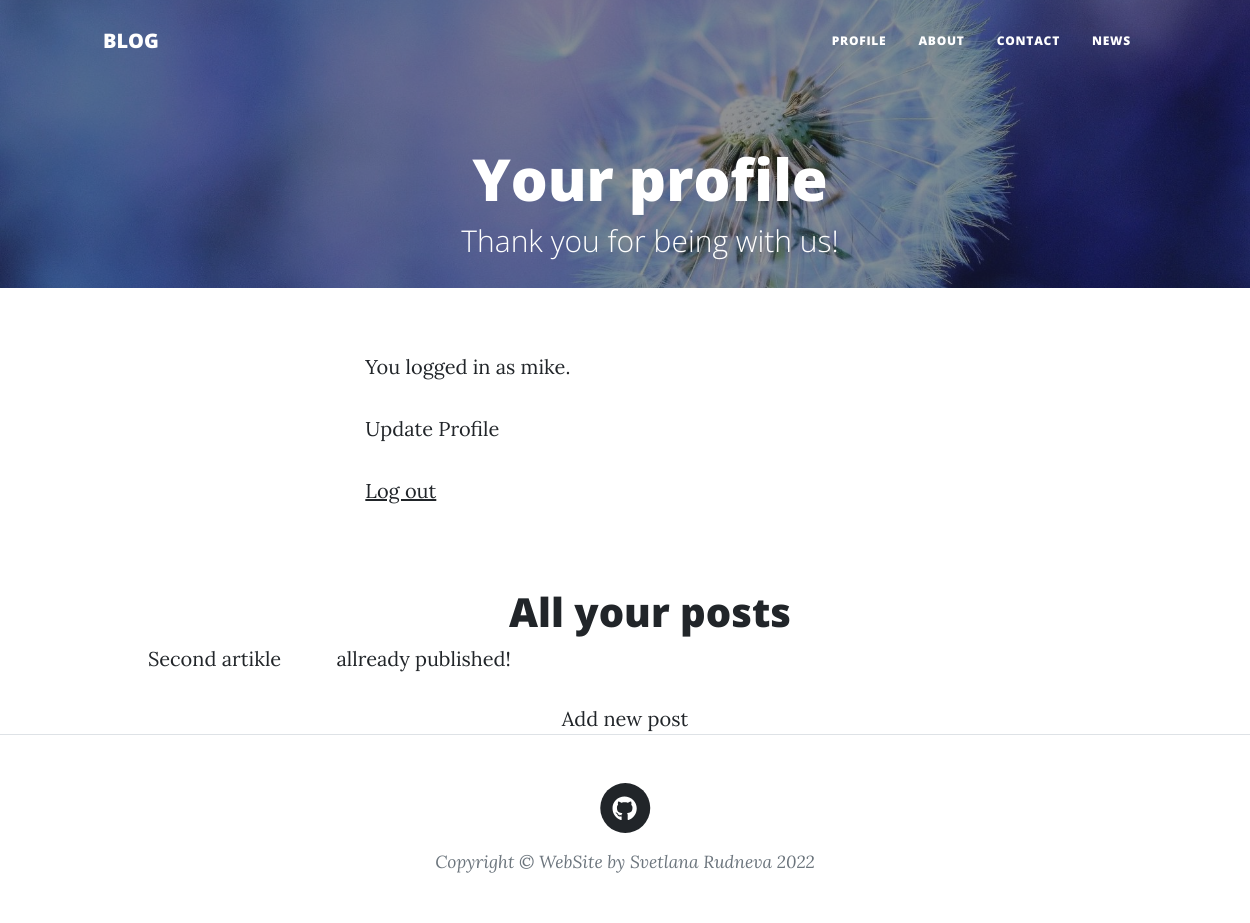
Page /profile/ (signed in) on the earlier database version.
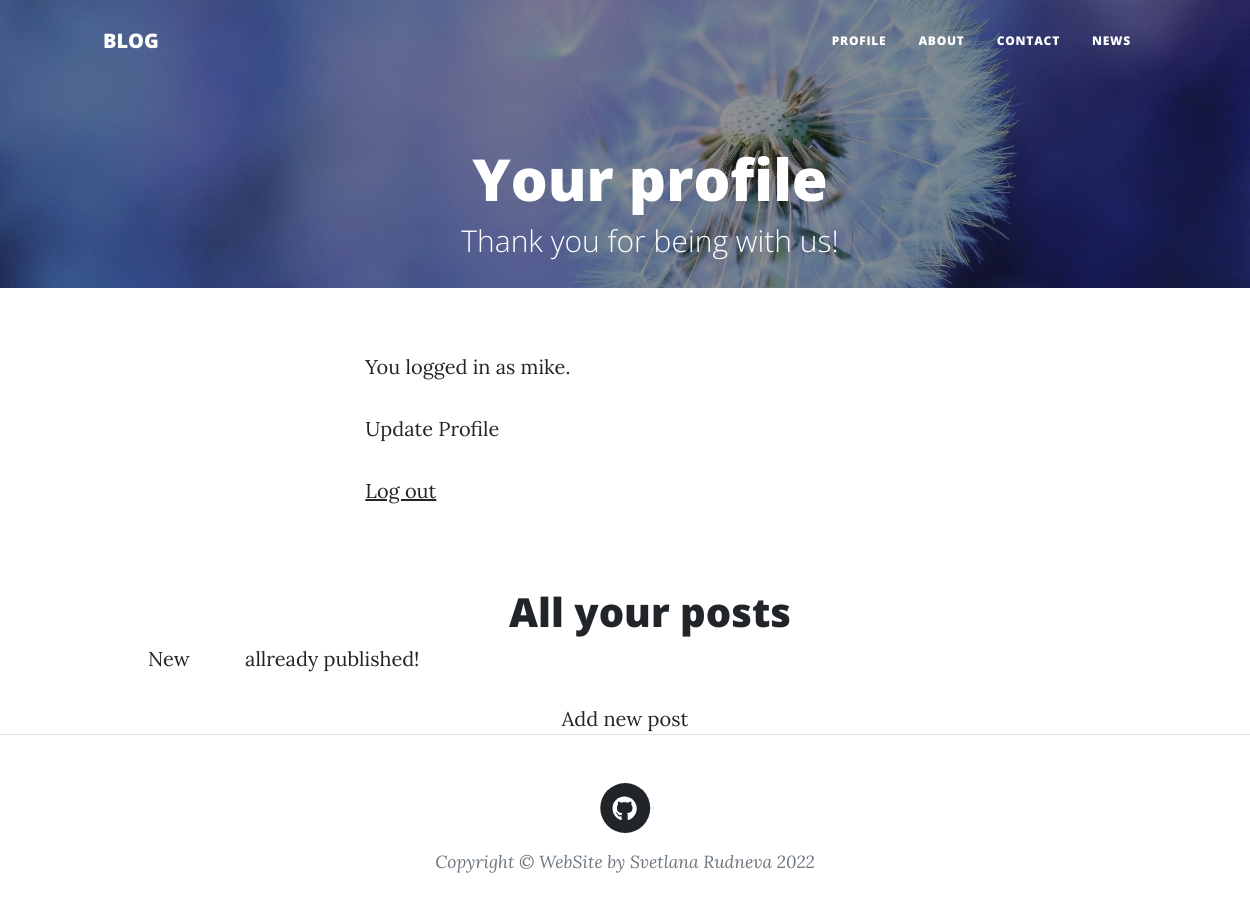
Same page on the later database version.
### home/models.py (models this page shows, shortened)
class blogModel(models.Model):
    class Meta:
        verbose_name_plural = "Posts"
    author = models.ForeignKey(settings.AUTH_USER_MODEL, on_delete=models.PROTECT)
    title = models.CharField(max_length=200)
    content = FroalaField(options={'toolbarInline': True,})
    summary = models.TextField(max_length=500, blank=True, null=True)
    tags = models.ManyToManyField(Tag, related_name="posts")
    comments = GenericRelation(Comment)
    slug = models.SlugField(max_length=50, null=True, blank=True)
    image = models.ImageField(upload_to="blog", blank=True, null=True)
    created_at = models.DateTimeField(auto_now_add=True)
    upload_date = models.DateTimeField(auto_now_add=True)
    modified_at = models.DateTimeField(auto_now=True)
    published_at = models.DateTimeField(blank=True, null=True, db_index=True)
    all_tags = TaggableManager()

### home/views.py (the view)
# urls.py: path('profile/', author_profile, name="profile"),
def author_profile(request):
    posts = (
        blogModel.objects.filter(author=request.user)
        .defer('created_at', 'modified_at')
    )
    return render(request, "author.html", {"posts":posts})

### home/templates/author.html (shortened to what this page needs)
{% extends 'base.html' %}
{% load blog_extras widget_tweaks %}
{% load static %}
{% block content %}
    <header class="masthead" style='height:14em; background-image: url("{% static 'img/profile.jpg' %}");'>
        <div class="container position-relative px-4 px-lg-5">
            <div class="row gx-4 gx-lg-5 justify-content-center">
                <div class="col-md-10 col-lg-8 col-xl-7">
                    <div class="page-heading">
                        <h1 style="text-align:center; font-size:58px; margin-left: 50px;">Your profile</h1>
                        <span class="subheading" style="text-align:center; font-size:30px; margin-left: 50px;">Thank you for being with us!</span>
                    </div>
                </div>
            </div>
        </div>
    </header>
    <div class="container px-4 px-lg-5">
        <div class="row gx-4 gx-lg-5 justify-content-center" style="margin-left:20px;">
            <div class="col-md-10 col-lg-8 col-xl-7">
            <p>You logged in as {{ request.user.username }}.</p>
            <a href={% url 'profile_information' %}>Update Profile</a>
            <p><a href="{% url 'logout' %}">Log out</a></p>
            </div>
        </div>
    </div>
    <div class="text-center" style="margin-top: 50px; margin-left:50px;">
    <h1>All your posts</h1>
    </div>
    <div class="container px-4 px-lg-5" style="margin-left: 100px;">
        {% for post in posts %}
            {{ post.title }}
            {% if post.published_at %}
                <a href="{% url 'posts' post.slug %}" style="margin-left:50px; width: 200px;">allready published!</a>
            {% else %}
                <a href="#" style="margin-left:50px">have not published yet!</a>
            {% endif %}
            <br>
            <br>
        {% endfor %}
    </div>
    <div class="text-center">
        <a href="{% url 'add_new_post' %}" style="border-radius:10px; padding:12px 30px; margin-bottom:80px;">
            Add new post
        </a>
    </div>
{% endblock %}

### home/templates/base.html (shortened to what this page needs)
{% load static %}
<!DOCTYPE html>
<html lang="en">
    <head>
        <link href="{% static 'css/styles.css' %}" rel="stylesheet" />
    </head>
    <body>
        <nav class="navbar navbar-expand-lg navbar-light" id="mainNav">
            <div class="container px-4 px-lg-5">
                <a class="navbar-brand" href="{% url 'home' %}">BLOG</a>
                <div class="collapse navbar-collapse" id="navbarResponsive">
                    <ul class="navbar-nav ms-auto py-4 py-lg-0">
                        {% if request.user.is_active %}
                            <li class="nav-item"><a class="nav-link px-lg-3 py-3 py-lg-4" href="{% url 'profile' %}">Profile</a></li>
                        {% else %}
                        <li class="nav-item"><a class="nav-link px-lg-3 py-3 py-lg-4" href="{% url 'login' %}">Login</a></li>
                        <li class="nav-item"><a class="nav-link px-lg-3 py-3 py-lg-4" href="{% url 'register' %}">Register</a></li>
                        {% endif %}
                        <li class="nav-item"><a class="nav-link px-lg-3 py-3 py-lg-4" href="{% url 'about' %}">About</a></li>
                        <li class="nav-item"><a class="nav-link px-lg-3 py-3 py-lg-4" href="{% url 'contact' %}">Contact</a></li>
                        <li class="nav-item"><a class="nav-link px-lg-3 py-3 py-lg-4" href="{% url 'news' %}">News</a></li>
                    </ul>
                </div>
            </div>
        </nav>
        {% block content %}{% endblock %}
        <footer class="border-top">
            <div class="container px-4 px-lg-5">
                <div class="row gx-4 gx-lg-5 justify-content-center">
                    <div class="col-md-10 col-lg-8 col-xl-7">
                        <ul class="list-inline text-center">
                            <li class="list-inline-item">
                                <a href="https://github.com/SunDancer88">
                                    <span class="fa-stack fa-lg">
                                        <i class="fas fa-circle fa-stack-2x"></i>
                                        <i class="fab fa-github fa-stack-1x fa-inverse"></i>
                                    </span>
                                </a>
                            </li>
                        </ul>
                        <div class="small text-center text-muted fst-italic">Copyright &copy; WebSite by Svetlana Rudneva 2022</div>
                    </div>
                </div>
            </div>
        </footer>
    </body>
</html>

Differences in the rows shown:
removed blogModel: title "Second artikle", shows "allready published!"
added blogModel: title "New", shows "allready published!"
